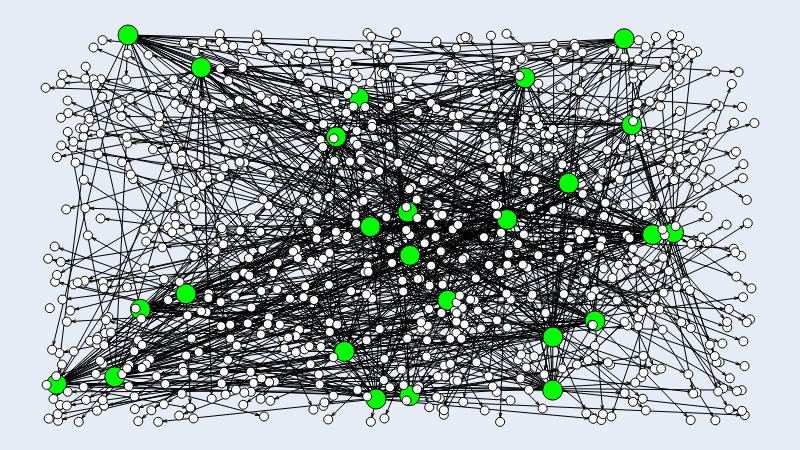

Notebook cell for this chart:
### Code cell
g.draw()

### Figure 1 — Plotly figure (JSON) as saved in the notebook; plotly's stock layout.template omitted (floating-point values rounded to 4 significant figures; data arrays with more than 128 entries replaced by an {"elided": "..."} marker saying what was removed)
{"data": [{"hoverinfo": "none", "line": {"color": "rgb(0, 0, 0)", "dash": "solid", "width": 1}, "mode": "lines", "type": "scatter", "x": {"elided": "6516 float values"}, "y": {"elided": "6516 float values"}}, {"hoverinfo": "text", "marker": {"color": "rgb(0, 255, 0)", "line": {"color": "rgb(0, 0, 0)", "width": 1}, "size": 20, "symbol": "circle"}, "mode": "markers", "text": ["randombit", "arvidn", "breuerfelix", "ripienaar", "prescottprue", "saschagrunert", "asottile", "balloob", "loic-sharma", "ZacSweers", "mazipan", "alex", "bhollis", "sjackman", "lipis", "felangel", "sindresorhus", "neongreen", "surmon-china", "arcanis", "TomasVotruba", "ry", "lukastaegert", "lirantal", "jamesagnew"], "textfont": {"color": "rgb(0, 0, 0)"}, "textposition": "middle center", "type": "scatter", "x": [0.4217, 0.4663, 0.8162, 0.5674, 0.01563, 0.5109, 0.8564, 0.7379, 0.4581, 0.827, 0.651, 0.6764, 0.7154, 0.514, 0.5137, 0.1163, 0.7157, 0.09758, 0.41, 0.886, 0.775, 0.4418, 0.1338, 0.2194, 0.198], "y": [0.1809, 0.05871, 0.9842, 0.3125, 0.09678, 0.539, 0.4809, 0.613, 0.5014, 0.7631, 0.5198, 0.8835, 0.08159, 0.4278, 0.06735, 0.9938, 0.2178, 0.1158, 0.7323, 0.4861, 0.2592, 0.8325, 0.2891, 0.9101, 0.3289]}, {"hoverinfo": "text", "marker": {"color": "rgb(255, 255, 255)", "line": {"color": "rgb(0, 0, 0)", "width": 1}, "size": 9, "symbol": "circle"}, "mode": "markers", "text": {"elided": "748 str values"}, "textfont": {"color": "rgb(0, 0, 0)"}, "textposition": "middle center", "type": "scatter", "x": {"elided": "748 float values"}, "y": {"elided": "748 float values"}}, {"hoverinfo": "none", "mode": "text", "text": {"elided": "724 null values"}, "textfont": {"color": "rgb(0, 0, 0)"}, "textposition": "middle center", "type": "scatter", "x": {"elided": "724 float values"}, "y": {"elided": "724 float values"}}, {"hoverinfo": "none", "marker": {"color": "rgba(255, 255, 255, 0.0)", "line": {"color": "rgba(255, 255, 255, 0.0)", "width": 0}, "size": 0, "symbol": "circle"}, "mode": "markers", "type": "scatter", "x": [0.5, 0, 1, 0.5], "y": [0, 0.5, 0.5, 1]}], "layout": {"height": 450, "margin": {"b": 0, "l": 0, "r": 0, "t": 0}, "showlegend": false, "width": 800, "xaxis": {"fixedrange": true, "showgrid": false, "showticklabels": false, "zeroline": false}, "yaxis": {"fixedrange": true, "showgrid": false, "showticklabels": false, "zeroline": false}}}
